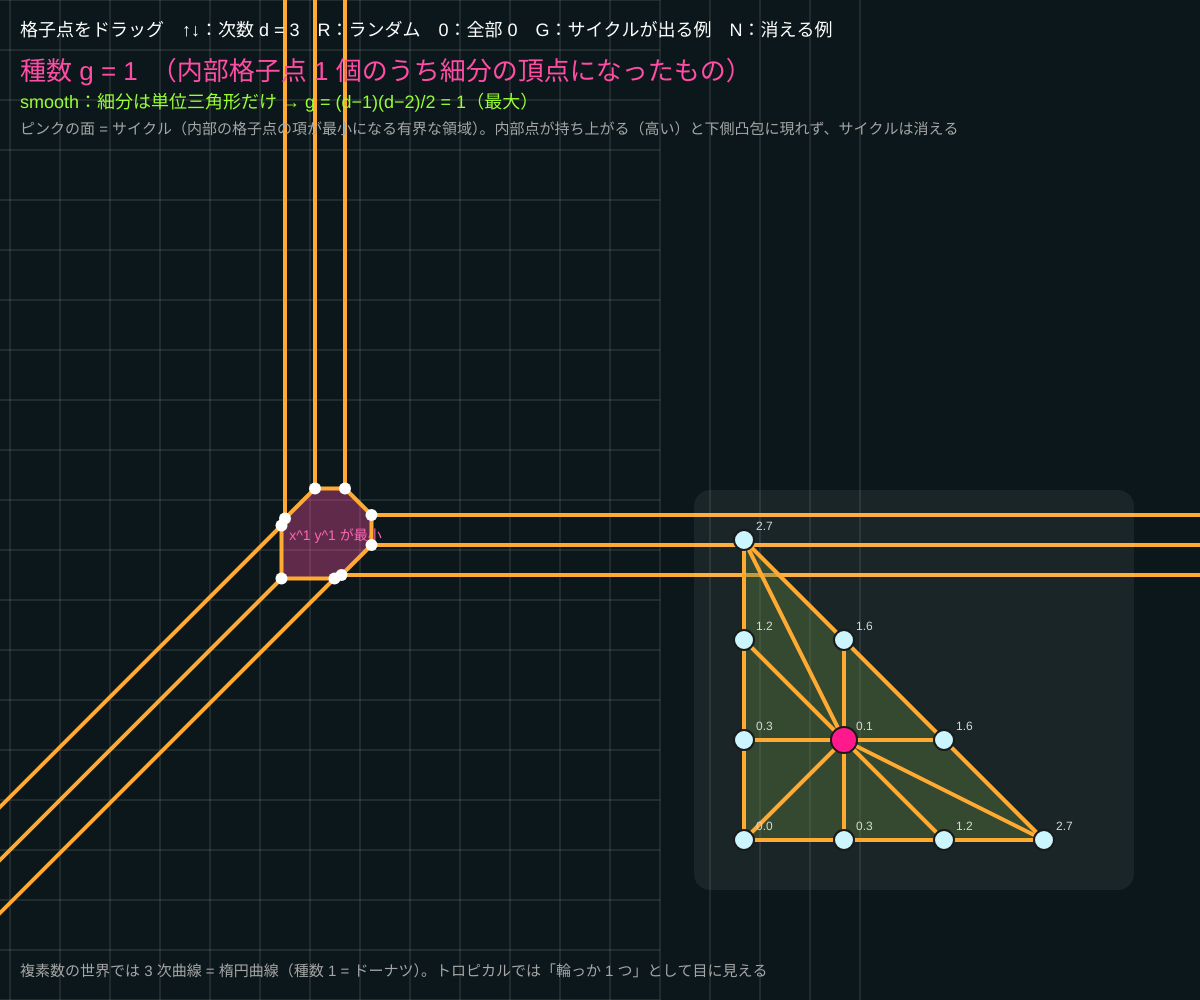
Frame 1 (no input)
Frame 60 (no input): identical to frame 1, image omitted
Frame 120 (the mouse pressed at the canvas centre since frame 60): identical to frame 1, image omitted

The p5.js sketch that drew this single still picture (run headless with seeded random() and noise() and a simulated clock; from frame 60 on, the mouse is pressed at the canvas centre):

// p5.js sketch
// ── sketch.js
// ============================================
// 06 トロピカル 3 次曲線と種数
// 3 次曲線のニュートン多角形には内部の格子点 (1, 1) が 1 つある。
//   その点が細分の頂点になる ⇔ 曲線に「サイクル」（有界な面）が 1 つできる → 種数 g = 1（楕円曲線！）
//   一般に 種数 = 細分の頂点になった内部格子点の数。smooth（単位三角形だけ）なら g = (d−1)(d−2)/2
// 格子点をドラッグ = 高さ / ↑↓ = 次数（2〜4）/ R = ランダム / 0 = 全部 0 / G = サイクルが出る例 / N = 消える例
// ============================================

let d = 3;                 // ★ 次数
let terms = [];
let sc = 50, ox, oy, nx, ny, ns, cv;
let dragging = -1, dragY = 0, dragA = 0;

function setup() {
  createCanvas(windowWidth, windowHeight);
  colorMode(HSB, 360, 100, 100, 100);
  textFont('Helvetica');
  ox = width * 0.3; oy = height * 0.5;
  rebuild(); preset(true);
}
function rebuild() { terms = makeTerms(d); nx = width * 0.62; ny = height * 0.84; ns = Math.min(100, (height - 220) / d); }
// ★ 内部の点を低く（サイクルあり）／高く（サイクルなし）
function preset(cycle) { for (let t of terms) t.a = 0.3 * (t.i * t.i + t.j * t.j) + 0.07 * t.i * t.j + (isInterior(t) ? (cycle ? -0.6 : 3) : 0); }   // お椀形（smooth になる）+ 内部点を下げる／上げる
function isInterior(t) { return t.i > 0 && t.j > 0 && t.i + t.j < d; }
function toX(x) { return ox + x * sc; }
function toY(y) { return oy - y * sc; }
function latX(i) { return nx + i * ns; }
function latY(j) { return ny - j * ns; }

function draw() {
  background(190, 55, 10);
  cv = tropCurve(terms);
  // 種数：内部格子点のうち細分の頂点になったもの
  let usedInterior = terms.map((t, k) => isInterior(t) && cv.cells.some((c) => c.ids.includes(k)) ? k : -1).filter((k) => k >= 0);
  let interior = terms.filter(isInterior).length;
  let smooth = cv.cells.every((c) => c.ids.length === 3 && Math.abs(triArea2(c)) === 1);

  // 左：曲線。サイクル（有界な面）を塗る
  stroke(0, 0, 100, 18); strokeWeight(1);
  for (let g = -10; g <= 10; g++) { line(toX(g), 0, toX(g), height); line(0, toY(g), width * 0.55, toY(g)); }
  for (let k of usedInterior) {
    let poly = regionPoly(cv, k, terms, 100);
    if (!poly) continue;
    noStroke(); fill(330, 70, 100, 35);
    beginShape(); for (let p of poly) vertex(toX(p.x), toY(p.y)); endShape(CLOSE);
    let mx = 0, my = 0; for (let p of poly) { mx += p.x / poly.length; my += p.y / poly.length; }
    fill(330, 60, 100); textSize(14); text('x^' + terms[k].i + ' y^' + terms[k].j + ' が最小', toX(mx) - 36, toY(my) + 5);
  }
  for (let e of cv.edges) {
    let A = cv.cells[e.c1], B = e.c2 >= 0 ? cv.cells[e.c2] : { x: A.x + e.dx * 100, y: A.y + e.dy * 100 };
    stroke(35, 80, 100); strokeWeight(2 + e.w * 2);
    line(toX(A.x), toY(A.y), toX(B.x), toY(B.y));
  }
  for (let c of cv.cells) { noStroke(); fill(0, 0, 100); circle(toX(c.x), toY(c.y), 12); }

  // 右：ニュートン多角形
  noStroke(); fill(0, 0, 100, 6); rect(nx - 50, ny - d * ns - 50, d * ns + 140, d * ns + 100, 16);
  for (let c of cv.cells) {
    let unit = c.ids.length === 3 && Math.abs(triArea2(c)) === 1;
    fill(unit ? 90 : 0, unit ? 50 : 70, unit ? 50 : 60, 40); noStroke();
    beginShape(); for (let id of c.ids) vertex(latX(terms[id].i), latY(terms[id].j)); endShape(CLOSE);
  }
  for (let e of cv.edges) { stroke(35, 80, 100); strokeWeight(2 + e.w * 2); line(latX(terms[e.p].i), latY(terms[e.p].j), latX(terms[e.q].i), latY(terms[e.q].j)); }
  terms.forEach((t, k) => {
    let used = usedInterior.includes(k);
    stroke(0, 0, 10); strokeWeight(2);
    fill(isInterior(t) ? 330 : 190, isInterior(t) ? (used ? 90 : 30) : 20, 100);
    circle(latX(t.i), latY(t.j), isInterior(t) ? 26 : 20);
    noStroke(); fill(0, 0, 85); textSize(12); text(nf(t.a, 1, 1), latX(t.i) + 12, latY(t.j) - 10);
  });

  noStroke(); fill(0, 0, 100); textSize(18);
  text('格子点をドラッグ　↑↓：次数 d = ' + d + '　R：ランダム　0：全部 0　G：サイクルが出る例　N：消える例', 20, 36);
  fill(330, 70, 100); textSize(26);
  text('種数 g = ' + usedInterior.length + '　（内部格子点 ' + interior + ' 個のうち細分の頂点になったもの）', 20, 80);
  fill(smooth ? 90 : 35, 80, 100); textSize(18);
  text(smooth ? 'smooth：細分は単位三角形だけ → g = (d−1)(d−2)/2 = ' + (d - 1) * (d - 2) / 2 + '（最大）' : '非 smooth：大きいセルがある（赤）→ 種数が最大より小さいことがある', 20, 108);
  fill(0, 0, 65); textSize(15);
  text('ピンクの面 = サイクル（内部の格子点の項が最小になる有界な領域）。内部点が持ち上がる（高い）と下側凸包に現れず、サイクルは消える', 20, 134);
  text('複素数の世界では 3 次曲線 = 楕円曲線（種数 1 = ドーナツ）。トロピカルでは「輪っか 1 つ」として目に見える', 20, height - 24);
}
function triArea2(c) { let [p, q, r] = c.ids.map((id) => terms[id]); return (q.i - p.i) * (r.j - p.j) - (q.j - p.j) * (r.i - p.i); }

function mousePressed() {
  dragging = -1;
  terms.forEach((t, k) => { if (dist(mouseX, mouseY, latX(t.i), latY(t.j)) < 18) { dragging = k; dragY = mouseY; dragA = t.a; } });
}
function mouseDragged() { if (dragging >= 0) terms[dragging].a = constrain(dragA + (dragY - mouseY) * 0.02, -6, 6); }
function mouseReleased() { dragging = -1; }
function keyPressed() {
  if (key === UP_ARROW) { d = Math.min(4, d + 1); rebuild(); preset(true); }
  if (key === DOWN_ARROW) { d = Math.max(2, d - 1); rebuild(); preset(true); }
  if (key === 'r' || key === 'R') for (let t of terms) t.a = random(-2, 2);
  if (key === '0') for (let t of terms) t.a = 0;
  if (key === 'g' || key === 'G') preset(true);
  if (key === 'n' || key === 'N') preset(false);
}

// ---------- やってみよう ----------
// 1. 内部の点 (1,1) をゆっくり上げていって、サイクルが消える瞬間の高さを見つけよう（他の 3 点が作る平面の高さ）
// 2. d = 4 にして g = 3 を作ろう。内部の 3 点をすべて低くするとどうなる？
// 3. サイクルの辺の重みを 2 にできる？（細分の内部の辺が格子点をとばすように）
// 4. 種数 g の曲線の「サイクルの長さ」（辺の格子長の和）を計算して表示してみよう（j 不変量と関係がある）


// ==================================================
// ここから下は「トロピカル曲線の道具」（コピーするときは一番下まで）
//   terms = [{ i, j, a }] … 単項 a ⊗ x^i ⊗ y^j（a = 係数 = 格子点 (i, j) の高さ）
//   F(x, y) = min (a + i x + j y)。tropCurve(terms) は曲線を「頂点と辺」で返す
//     cells[c] = { ids: [項番号…], x, y } … 細分のセル（高さの下側凸包の面）⇔ 曲線の頂点 (x, y)
//     edges[e] = { p, q, w, c1, c2, dx, dy } … 細分の辺 (項 p–q) ⇔ 曲線の辺。w = 格子長 = 重み
//       c2 >= 0 なら頂点 c1 → c2 の線分。c2 < 0 なら頂点 c1 から方向 (dx, dy) の半直線
// ==================================================
function tropCurve(terms) {
  let n = terms.length, cells = [], seen = {}, EPS = 1e-7;
  for (let p = 0; p < n; p++) for (let q = p + 1; q < n; q++) for (let r = q + 1; r < n; r++) {
    let P = terms[p], Q = terms[q], R = terms[r];
    let det = (Q.i - P.i) * (R.j - P.j) - (Q.j - P.j) * (R.i - P.i);
    if (Math.abs(det) < 1e-9) continue;
    // 3 点を通る平面 z = al + be*i + ga*j。すべての点がその上側なら「下側凸包の面」
    let be = ((Q.a - P.a) * (R.j - P.j) - (Q.j - P.j) * (R.a - P.a)) / det;
    let ga = ((Q.i - P.i) * (R.a - P.a) - (R.i - P.i) * (Q.a - P.a)) / det;
    let al = P.a - be * P.i - ga * P.j;
    let ids = [], ok = true;
    for (let k = 0; k < n && ok; k++) {
      let dd = terms[k].a - (al + be * terms[k].i + ga * terms[k].j);
      if (dd < -EPS) ok = false; else if (dd < EPS) ids.push(k);
    }
    if (!ok) continue;
    let key = ids.join(',');
    if (seen[key]) continue;
    seen[key] = true;
    let hull = hull2d(ids, terms);
    if (hull.length >= 3) cells.push({ ids: hull, x: -be, y: -ga });   // 面の傾き → 曲線の頂点
  }
  let edges = [], emap = {}, ci0 = 0, cj0 = 0;
  for (let t of terms) { ci0 += t.i / n; cj0 += t.j / n; }
  cells.forEach((c, ci) => {
    for (let k = 0; k < c.ids.length; k++) {
      let p = c.ids[k], q = c.ids[(k + 1) % c.ids.length];
      let key = Math.min(p, q) + '-' + Math.max(p, q);
      if (emap[key] !== undefined) edges[emap[key]].c2 = ci;
      else { emap[key] = edges.length; edges.push({ p, q, c1: ci, c2: -1 }); }
    }
  });
  for (let e of edges) {
    let P = terms[e.p], Q = terms[e.q];
    let di = Q.i - P.i, dj = Q.j - P.j, g = gcdInt(Math.abs(di), Math.abs(dj));
    e.w = g;
    let ux = dj / g, uy = -di / g, A = cells[e.c1], s;   // 細分の辺に垂直な原始ベクトル
    if (e.c2 >= 0) { let B = cells[e.c2]; s = ux * (B.x - A.x) + uy * (B.y - A.y); }
    else s = ux * (ci0 - P.i) + uy * (cj0 - P.j);        // 半直線はニュートン多角形の内向き（min 流儀）
    if (s < 0) { ux = -ux; uy = -uy; }
    e.dx = ux; e.dy = uy;
  }
  return { cells, edges };
}
function gcdInt(a, b) { while (b) { [a, b] = [b, a % b]; } return a || 1; }
// 格子点の集合の凸包（反時計回り。一直線上の点は除く）
function hull2d(ids, terms) {
  let pts = ids.slice().sort((u, v) => terms[u].i - terms[v].i || terms[u].j - terms[v].j);
  if (pts.length < 3) return pts;
  let turn = (o, a, b) => (terms[a].i - terms[o].i) * (terms[b].j - terms[o].j) - (terms[a].j - terms[o].j) * (terms[b].i - terms[o].i);
  let lo = [], up = [];
  for (let p of pts) { while (lo.length >= 2 && turn(lo[lo.length - 2], lo[lo.length - 1], p) <= 0) lo.pop(); lo.push(p); }
  for (let k = pts.length - 1; k >= 0; k--) { let p = pts[k]; while (up.length >= 2 && turn(up[up.length - 2], up[up.length - 1], p) <= 0) up.pop(); up.push(p); }
  lo.pop(); up.pop();
  return lo.concat(up);
}
// 項 k が最小になる領域（曲線の頂点を結んだ多角形）。無限に伸びる領域は far だけ先で切る
function regionPoly(cv, k, terms, far) {
  let cs = [];
  cv.cells.forEach((c, ci) => { if (c.ids.includes(k)) cs.push(ci); });
  if (cs.length === 0) return null;
  let T = terms[k];
  let ang = (ci) => { let c = cv.cells[ci], mi = 0, mj = 0; for (let id of c.ids) { mi += terms[id].i / c.ids.length; mj += terms[id].j / c.ids.length; } return Math.atan2(mj - T.j, mi - T.i); };
  cs.sort((u, v) => ang(u) - ang(v));
  let rays = cv.edges.filter((e) => e.c2 < 0 && (e.p === k || e.q === k)), poly = [];
  if (rays.length < 2) { for (let ci of cs) poly.push({ x: cv.cells[ci].x, y: cv.cells[ci].y }); return poly; }
  let best = -1, bi = 0;   // 境界の点：いちばん大きい角度のすき間のあとから始める
  for (let m = 0; m < cs.length; m++) { let g = ang(cs[(m + 1) % cs.length]) - ang(cs[m]); if (m === cs.length - 1) g += Math.PI * 2; if (g > best) { best = g; bi = (m + 1) % cs.length; } }
  cs = cs.slice(bi).concat(cs.slice(0, bi));
  let first = cs[0], last = cs[cs.length - 1];
  let rA = rays.find((e) => e.c1 === first) || rays[0];
  let rB = rays.find((e) => e !== rA && e.c1 === last) || rays.find((e) => e !== rA) || rA;
  let A = cv.cells[rA.c1], B = cv.cells[rB.c1];
  poly.push({ x: A.x + rA.dx * far, y: A.y + rA.dy * far });
  for (let ci of cs) poly.push({ x: cv.cells[ci].x, y: cv.cells[ci].y });
  poly.push({ x: B.x + rB.dx * far, y: B.y + rB.dy * far });
  return poly;
}
// 次数 d のすべての項 (i + j <= d) を高さ 0 でつくる
function makeTerms(d) { let ts = []; for (let i = 0; i <= d; i++) for (let j = 0; i + j <= d; j++) ts.push({ i, j, a: 0 }); return ts; }
